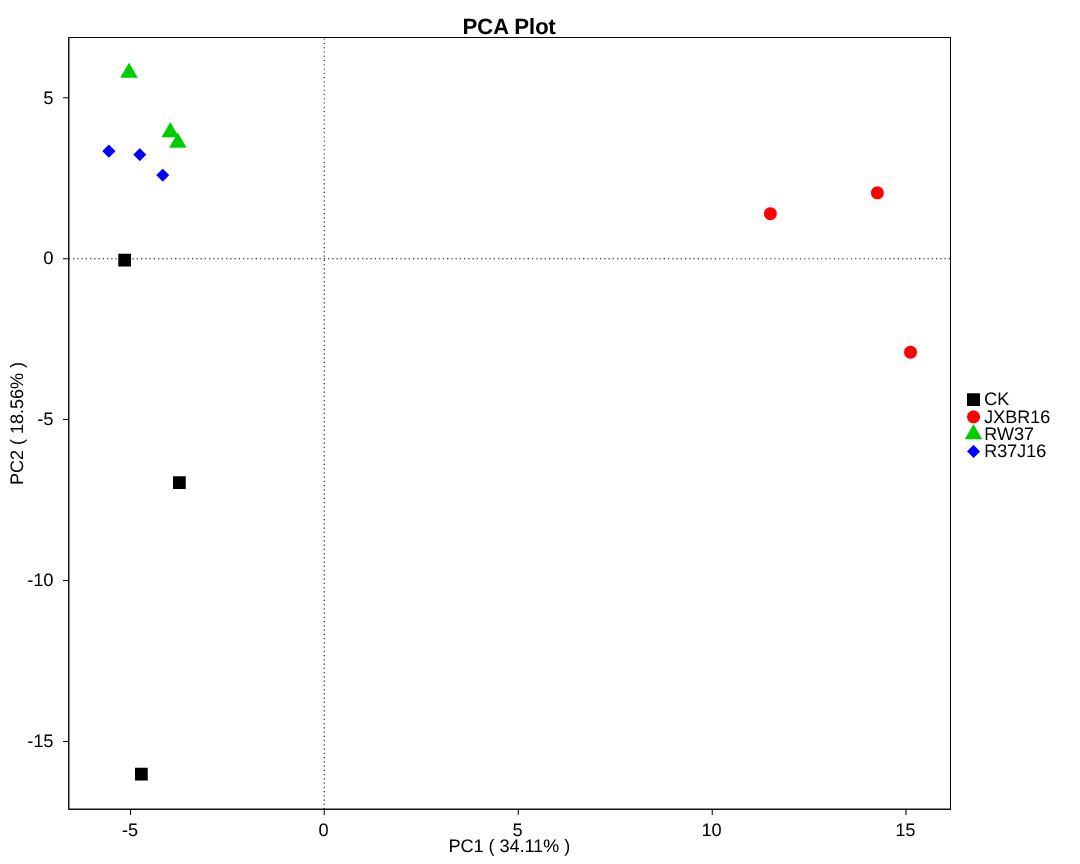

Here is the R script that generated this plot:

    require(ade4)
    require(cluster)
    require(grid)
    require(fpc)
    require(clusterSim)
    require(RColorBrewer)
	require(ggplot2)
	setwd("/Mega/bioinfo/sci/Project/Mic/16sRNA/C10117100230/Project/project1/output/03.Diversity/BetaDiversity/PCA/order")
	data = read.table("/Mega/bioinfo/sci/Project/Mic/16sRNA/C10117100230/Project/project1/output/03.Diversity/BetaDiversity/PCA/order/sample.o.relative.mat", head=T, na.strings=T,row.names=1,sep="\t")
	groups = read.table("/Mega/bioinfo/sci/Project/Mic/16sRNA/C10117100230/Project/project1/output/03.Diversity/BetaDiversity/PCA/group.list", head=F,na.strings=T,colClasses=c("character","character"))
	
    b <- matrix(0,nrow = nrow(data), ncol = ncol(data))
    for(i in 1:ncol(data)){
        b[,i] = data[ ,i]/sum(data[ ,i])
    }
    colnames(b) <- colnames(data)
    rownames(b) <- rownames(data)
    data <- t(b)

    length=length(unique(as.character(groups$V1)))
    times1=length%/%8
    res1=length%%8
    times2=length%/%5
    res2=length%%5
    col1=rep(1:8,times1)
    col=c(col1,1:res1)
    pich1=rep(c(15:18,20,7:14,0:6),times2)
    pich=c(pich1,15:(15+res2))

######################### PCA base on ade4 ###############################   		
    pca = dudi.pca(data[,1:ncol(data)], scannf=F, nf=5)
    PC1 = pca$li[,1]
    PC2 = pca$li[,2]
    PC12 = pca$li[,1:2]
    write.csv(pca$li,file="pca.csv")	
    ncol=ncol(groups)
    group1=c()
    group2=c() 
    for(i in 1:length(groups$V1)){
        Order=grep(paste0('^',rownames(pca$li)[i],'$'),groups$V1,perl=T)
        group1[i]=groups$V2[Order]
        if(ncol==3){
           group2[i]=groups$V3[Order]
        }
    }
    group1=factor(group1,levels=unique(group1))## edit by ye,to fix group order 2015-12-07
    group2=factor(group2,levels=unique(group2))## edit by ye,to fix group order 2015-12-07
    if(ncol==2){
        plotdata = data.frame(rownames(pca$li),PC1,PC2,group1)
        colnames(plotdata)=c("sample","PC1","PC2","group")
        point<-geom_point(aes(colour=group,shape=group),size=6)
    }else if(ncol==3){
        plotdata = data.frame(rownames(pca$li),PC1,PC2,group1,group2)
        colnames(plotdata)=c("sample","PC1","PC2","group1","group2")
        point<-geom_point(aes(colour=group1,shape=group2),size=6)
    }
    plotdata$sample = factor(plotdata$sample,levels=unique(plotdata$sample))## edit by ye,to fix samples order 2015-12-07
	plotdata$PC1=as.numeric(as.vector(plotdata$PC1))
	plotdata$PC2=as.numeric(as.vector(plotdata$PC2))
	pc1 <- round((pca$eig/sum(pca$eig))*100,2)[1]
    pc2 <- round((pca$eig/sum(pca$eig))*100,2)[2]

######################### PCA plot without cluster ############################
    plot<-ggplot(plotdata, aes(PC1, PC2)) +
        point+ 
        scale_shape_manual(values=pich)+
        scale_colour_manual(values=col)+
        labs(title="PCA Plot") + xlab(paste("PC1 ( ",pc1,"%"," )",sep="")) + ylab(paste("PC2 ( ",pc2,"%"," )",sep=""))+
        theme(text=element_text(family="Arial",size=18))+
                geom_vline(aes(x=0,y=0),linetype="dotted")+
                         geom_hline(aes(x=0,y=0),linetype="dotted")+
       	    theme(panel.background = element_rect(fill='white', colour='black'), panel.grid=element_blank(), axis.title = element_text(color='black',family="Arial",size=18),axis.ticks.length = unit(0.4,"lines"), axis.ticks = element_line(color='black'), axis.ticks.margin = unit(0.6,"lines"),axis.line = element_line(colour = "black"), axis.title.x=element_text(colour='black', size=18),axis.title.y=element_text(colour='black', size=18),axis.text=element_text(colour='black',size=18),legend.title=element_blank(),legend.text=element_text(family="Arial", size=18),legend.key=element_blank())+
            theme(plot.title = element_text(size=22,colour = "black",face = "bold"))

    cairo_pdf(filename="/Mega/bioinfo/sci/Project/Mic/16sRNA/C10117100230/Project/project1/output/03.Diversity/BetaDiversity/PCA/order/PCA.pdf",height=12,width=15)
    plot
dev.off()
	
